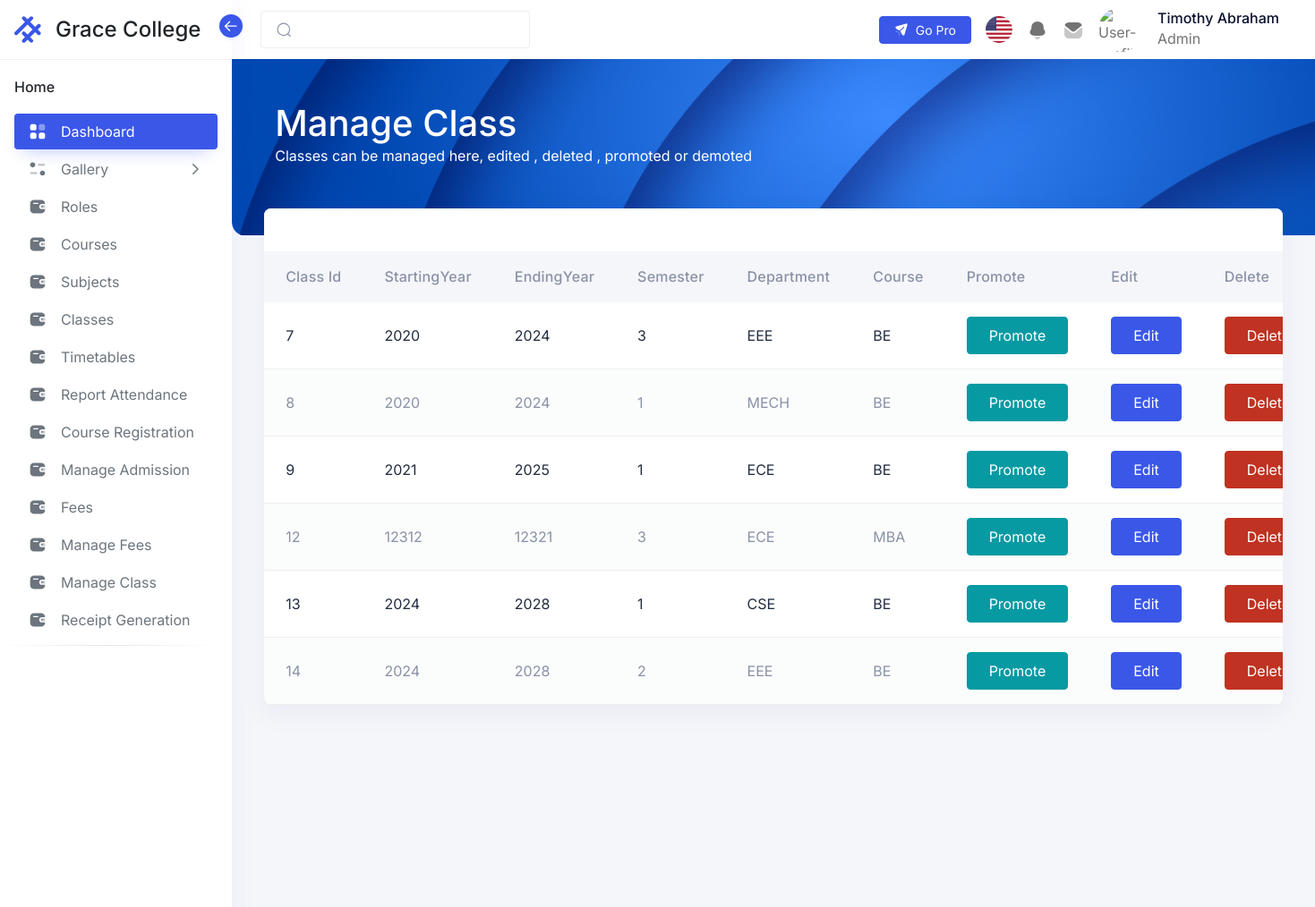
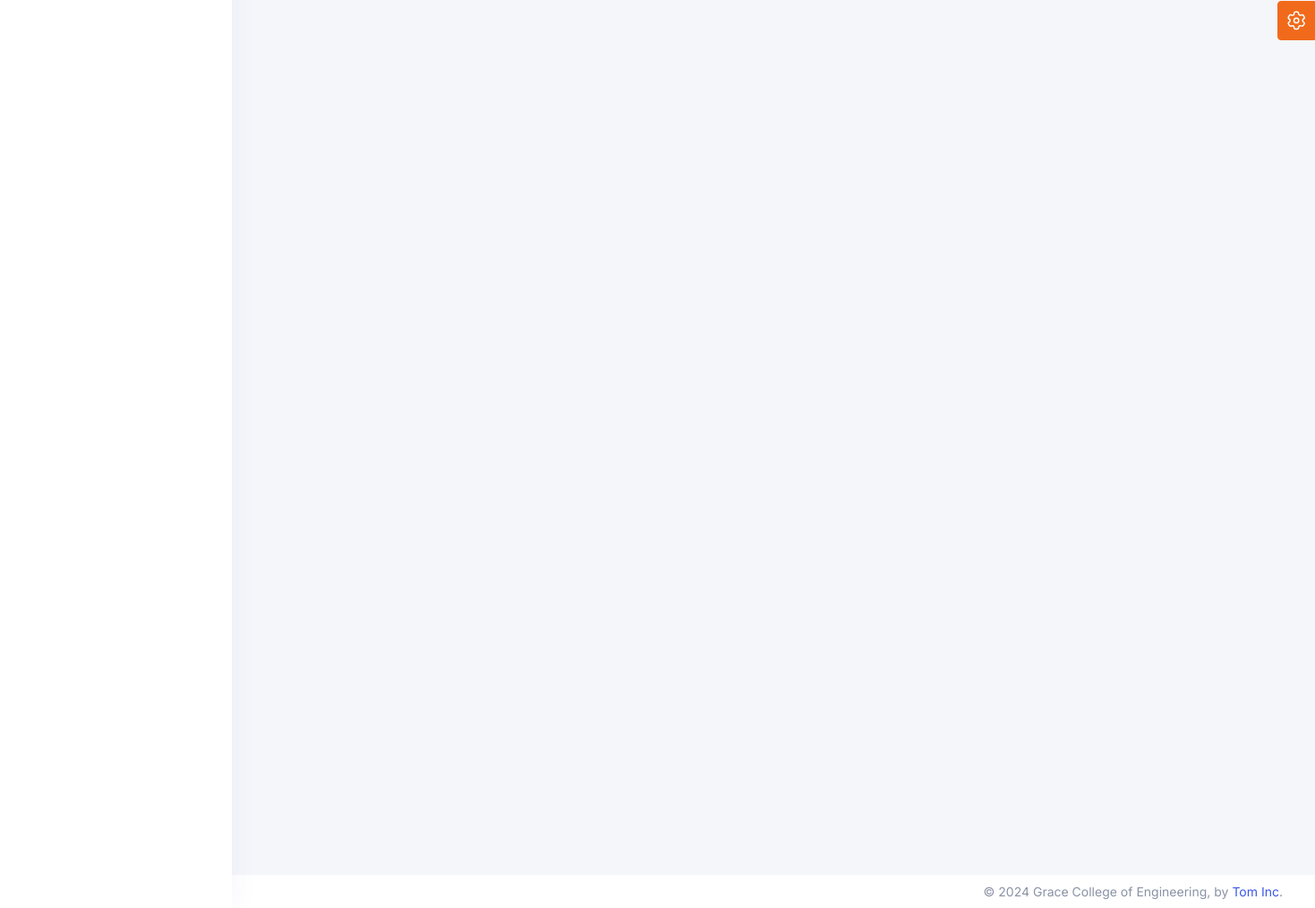
Screenshot of /admin/pages/manageClass.php (signed in) with the database file from the repository (2 pictures, top to bottom).
### tables this page shows
CREATE TABLE `erp_login` (
  `user_id` int(20) NOT NULL,
  `userName` varchar(50) NOT NULL,
  `log_pwd` varchar(100) NOT NULL COMMENT 'login password',
  `phone` varchar(50) NOT NULL,
  `role` varchar(50) NOT NULL,
  `course` varchar(200) NOT NULL,
  `department` varchar(200) NOT NULL,
  `classId` int(11) NOT NULL,
  `l_name` varchar(200) NOT NULL,
  `f_name` varchar(200) NOT NULL,
  `yearOfAdmission` varchar(100) NOT NULL,
  `log_session` timestamp NOT NULL DEFAULT current_timestamp() ON UPDATE current_timestamp() COMMENT 'login session(timestamp)',
  `active` int(5) NOT NULL DEFAULT 1 COMMENT 'active status\r\n(active -1,inactive - 0)',
  `paymentStatus` int(11) NOT NULL
);

CREATE TABLE `erp_class` (
  `classId` int(11) NOT NULL,
  `startingYear` int(11) NOT NULL,
  `endingYear` int(11) NOT NULL,
  `semester` int(11) NOT NULL,
  `department` varchar(200) NOT NULL,
  `course` varchar(200) NOT NULL
);

### admin/pages/manageClass.php (the view, shortened to what this page needs)
<?php
include('/xampp/htdocs/Intern1/Includes/Header.php');
include('../includes/Menu.php');
$sql = "SELECT * FROM `erp_class`";
$result = mysqli_query($conn, $sql);
if ($result) {
    $classes = array();
    while ($row = $result->fetch_assoc()) {
        $classes[] = $row;
    }
}
?>
<div class="iq-navbar-header" style="height: 215px;">
    <div class="container-fluid iq-container">
        <div class="row">
            <div class="col-md-12">
                <div class="flex-wrap d-flex justify-content-between align-items-center">
                    <div>
                        <h1>Manage Class</h1>
                        <p>Classes can be managed here, edited , deleted , promoted or demoted</p>
                    </div>
                </div>
            </div>
        </div>
    </div>
    <div class="iq-header-img">
        <img src="/intern1/assets/images/dashboard/top-header.png" alt="header" class="theme-color-default-img img-fluid w-100 h-100 animated-scaleX">
    </div>
</div>
<div class="conatiner-fluid content-inner mt-n5 py-0 mb-4">
    <div class="row">
        <div class="col-sm-12">
            <div class="card">
                <div class="card-header d-flex justify-content-betweenmb-4">
                </div>
                <div class="card-body p-0">
                    <div class="table-responsive mt-4">
                        <table id="basic-table" class="table table-striped mb-0" role="grid">
                            <thead>
                                <tr>
                                    <th>class Id</th>
                                    <th>startingYear</th>
                                    <th>endingYear</th>
                                    <th>semester</th>
                                    <th>department</th>
                                    <th>course</th>
                                    <th>Promote</th>
                                    <th>Edit</th>
                                    <th>Delete</th>
                                </tr>
                            </thead>
                            <tbody>
                                <?php foreach ($classes as $class) {
                                    echo "<tr>
                                        <td>$class[classId]</td>" ?>
                                    <?php
                                    echo "<td>$class[startingYear]</td>
                                    <td>$class[endingYear]</td>
                                    <td>$class[semester]</td>
                                    <td>$class[department]</td>
                                    <td>$class[course]</td>
                                    ";
                                    ?>
                                    <td>
                                        <button type='button' classId="<?php echo $class['classId'] ?>" class='btn btn-info promoteBtn' data-bs-toggle='modal' data-bs-target='#promoteModal'>
                                            Promote
                                        </button>
                                    </td>
                                    <td>
                                        <button type='button' rowData="<?php echo $class['classId'] . ',' . $class['startingYear'] . ',' . $class['endingYear'] . ',' . $class['semester'] . ',' . $class['department'] . ',' . $class['course'] ?>" class='btn btn-primary editBtn' data-bs-toggle='modal' data-bs-target='#editModal'>
                                            Edit
                                        </button>
                                    </td>
                                    <td>
                                        <button type="button" classId="<?php echo $class['classId'] ?>" class="btn btn-danger deleteBtn" data-bs-toggle="modal" data-bs-target="#deleteModal">Delete</button>
                                    </td>
                                    </tr>
                                <?php } ?>
                            </tbody>
                        </table>
                    </div>
                </div>
            </div>
        </div>
    </div>
</div>
<?php
include('/xampp/htdocs/Intern1/Includes/Footer.php');
?>

### admin/includes/Menu.php (shortened to what this page needs)
<aside class="sidebar sidebar-default sidebar-white sidebar-base navs-rounded-all ">
  <div class="sidebar-header d-flex align-items-center justify-content-start">
    <a href="/intern1/admin/home.php" class="navbar-brand">
      <div class="logo-main">
        <div class="logo-normal">
        </div>
      </div>
      <h4 class="logo-title">Grace College</h4>
    </a>
    <div class="sidebar-toggle" data-toggle="sidebar" data-active="true">
      <i class="icon">
      </i>
    </div>
  </div>
  <div class="sidebar-body pt-0 data-scrollbar">
    <div class="sidebar-list">
      <ul class="navbar-nav iq-main-menu" id="sidebar-menu">
        <li class="nav-item static-item">
          <a class="nav-link static-item disabled" href="../Gallery" tabindex="-1">
            <span class="default-icon">Home</span>
          </a>
        </li>
        <li class="nav-item">
          <a class="nav-link active" aria-current="page" href="../Gallery">
            <i class="icon">
            </i>
            <span class="item-name">Dashboard</span>
          </a>
        </li>
        <li class="nav-item">
          <a class="nav-link" data-bs-toggle="collapse" href="#horizontal-menu" role="button" aria-expanded="false" aria-controls="horizontal-menu">
            <i class="icon">
            </i>
            <span class="item-name">Gallery</span>
            <i class="right-icon">
              <svg class="icon-18" xmlns="http://www.w3.org/2000/svg" width="18" fill="none" viewBox="0 0 24 24" stroke="currentColor">
                <path stroke-linecap="round" stroke-linejoin="round" stroke-width="2" d="M9 5l7 7-7 7" />
              </svg>
            </i>
          </a>
        </li>
        <li class="nav-item">
          <a class="nav-link" aria-current="page" href="/Intern1/admin/pages/roles.php">
            <i class="icon">
            </i>
            <span class="item-name">Roles
            </span>
          </a>
        </li>
        <li class="nav-item">
          <a class="nav-link" aria-current="page" href="/Intern1/admin/pages/course.php">
            <i class="icon">
            </i>
            <span class="item-name">Courses
            </span>
          </a>
        </li>
        <li class="nav-item">
          <a class="nav-link" aria-current="page" href="/Intern1/admin/pages/subject.php">
            <i class="icon">
            </i>
            <span class="item-name">Subjects
            </span>
          </a>
        </li>
        <li class="nav-item">
          <a class="nav-link" aria-current="page" href="/Intern1/admin/pages/class.php">
            <i class="icon">
            </i>
            <span class="item-name">Classes
            </span>
          </a>
        </li>
        <li class="nav-item">
          <a class="nav-link" aria-current="page" href="/Intern1/admin/pages/timetable.php">
            <i class="icon">
            </i>
            <span class="item-name">Timetables
            </span>
          </a>
        </li>
        <li class="nav-item">
          <a class="nav-link" aria-current="page" href="/Intern1/admin/pages/reportAttendance.php">
            <i class="icon">
            </i>
            <span class="item-name">Report Attendance
            </span>
          </a>
        </li>
        <li class="nav-item">
          <a class="nav-link" aria-current="page" href="/Intern1/admin/pages/register.php">
            <i class="icon">
            </i>
            <span class="item-name">Course Registration
            </span>
          </a>
        </li>
        <li class="nav-item">
          <a class="nav-link" aria-current="page" href="/Intern1/admin/pages/manageAdmission.php">
            <i class="icon">
            </i>
            <span class="item-name">Manage Admission
            </span>
          </a>
        </li>
        <li class="nav-item">
          <a class="nav-link" aria-current="page" href="/Intern1/admin/pages/fees.php">
            <i class="icon">
            </i>
            <span class="item-name">Fees
            </span>
          </a>
        </li>
        <li class="nav-item">
          <a class="nav-link" aria-current="page" href="/Intern1/admin/pages/manageFees.php">
            <i class="icon">
            </i>
            <span class="item-name">Manage Fees
            </span>
          </a>
        </li>
        <li class="nav-item">
          <a class="nav-link" aria-current="page" href="/Intern1/admin/pages/manageClass.php">
            <i class="icon">
            </i>
            <span class="item-name">Manage Class
            </span>
          </a>
        </li>
        <li class="nav-item">
          <a class="nav-link" aria-current="page" href="/Intern1/admin/pages/receiptGeneration.php">
            <i class="icon">
            </i>
            <span class="item-name">Receipt Generation
            </span>
          </a>
        </li>
        <li>
          <hr class="hr-horizontal">
        </li>
      </ul>
    </div>
  </div>
</aside>
<main class="main-content">
  <div class="position-relative iq-banner">
    <nav class="nav navbar navbar-expand-lg navbar-light iq-navbar">
      <div class="container-fluid navbar-inner">
        <div class="input-group search-input">
          <span class="input-group-text" id="search-input">
          </span>
          <input type="search" class="form-control" placeholder="">
        </div>
        <div class="collapse navbar-collapse" id="navbarSupportedContent">
          <ul class="mb-2 navbar-nav ms-auto align-items-center navbar-list mb-lg-0">
            <li class="me-0 me-xl-2">
              <a class="btn btn-primary btn-sm d-flex gap-2 align-items-center" aria-current="page" href="http://hopeui.iqonic.design/pro?utm_source=hopeui-free-demo&utm_medium=hopeui-free-demo&utm_campaign=hopeui-pro-launch" target="_blank">
                Go Pro
              </a>
            </li>
            <li class="nav-item dropdown">
              <a href="#" class="search-toggle nav-link" id="dropdownMenuButton2" data-bs-toggle="dropdown" aria-haspopup="true" aria-expanded="false">
                <img src="/intern1/assets/images/Flag/flag001.png" class="img-fluid rounded-circle" alt="user" style="height: 30px; min-width: 30px; width: 30px;">
              </a>
            </li>
            <li class="nav-item dropdown">
              <a href="#" class="nav-link" id="notification-drop" data-bs-toggle="dropdown">
              </a>
            </li>
            <li class="nav-item dropdown">
              <a href="#" class="nav-link" id="mail-drop" data-bs-toggle="dropdown" aria-haspopup="true" aria-expanded="false">
              </a>
            </li>
            <li class="nav-item dropdown">
              <a class="py-0 nav-link d-flex align-items-center" href="#" id="navbarDropdown" role="button" data-bs-toggle="dropdown" aria-expanded="false">
                <img src="/intern1/assets/images/avatars/01.png" alt="User-Profile" class="theme-color-default-img img-fluid avatar avatar-50 avatar-rounded">
                <div class="caption ms-3 d-none d-md-block ">
                  <h6 class="mb-0 caption-title"><?php echo ucfirst($f_fname . " " . $f_lname) ?></h6>
                  <p class="mb-0 caption-sub-title"><?php echo ucfirst($f_role) ?></p>
                </div>
              </a>
            </li>
          </ul>
        </div>
      </div>
    </nav>
  </div>

### rows the page displays
erp_login: f_name+l_name "Timothy Abraham", role "Admin"
erp_class: classId "7", startingYear "2020", endingYear "2024", semester "3", department "EEE", course "BE"
erp_class: classId "8", startingYear "2020", endingYear "2024", semester "1", department "MECH", course "BE"
erp_class: classId "9", startingYear "2021", endingYear "2025", semester "1", department "ECE", course "BE"
erp_class: classId "12", startingYear "12312", endingYear "12321", semester "3", department "ECE", course "MBA"
erp_class: classId "13", startingYear "2024", endingYear "2028", semester "1", department "CSE", course "BE"
erp_class: classId "14", startingYear "2024", endingYear "2028", semester "2", department "EEE", course "BE"
